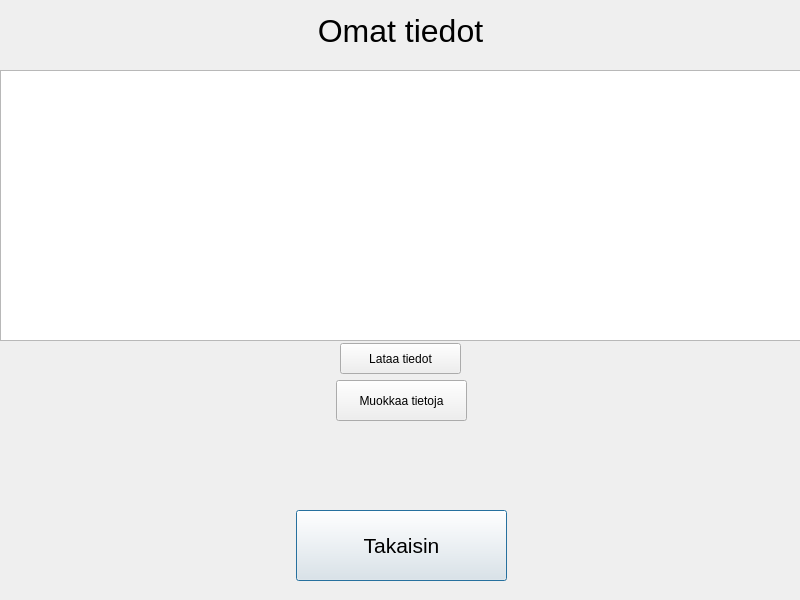
<?xml version="1.0" encoding="UTF-8"?>
<ui version="4.0">
 <class>TietoWindow</class>
 <widget class="QDialog" name="TietoWindow">
  <property name="geometry">
   <rect>
    <x>0</x>
    <y>0</y>
    <width>800</width>
    <height>600</height>
   </rect>
  </property>
  <property name="windowTitle">
   <string>Omat tiedot</string>
  </property>
  <widget class="QPushButton" name="btnBack">
   <property name="geometry">
    <rect>
     <x>296</x>
     <y>510</y>
     <width>211</width>
     <height>71</height>
    </rect>
   </property>
   <property name="font">
    <font>
     <pointsize>16</pointsize>
    </font>
   </property>
   <property name="text">
    <string>Takaisin</string>
   </property>
  </widget>
  <widget class="QPushButton" name="btnMuokkaa">
   <property name="geometry">
    <rect>
     <x>336</x>
     <y>380</y>
     <width>131</width>
     <height>41</height>
    </rect>
   </property>
   <property name="text">
    <string>Muokkaa tietoja</string>
   </property>
   <property name="default">
    <bool>false</bool>
   </property>
   <property name="flat">
    <bool>false</bool>
   </property>
  </widget>
  <widget class="QLabel" name="label">
   <property name="geometry">
    <rect>
     <x>0</x>
     <y>10</y>
     <width>801</width>
     <height>41</height>
    </rect>
   </property>
   <property name="font">
    <font>
     <pointsize>24</pointsize>
    </font>
   </property>
   <property name="text">
    <string>Omat tiedot</string>
   </property>
   <property name="alignment">
    <set>Qt::AlignCenter</set>
   </property>
  </widget>
  <widget class="QPushButton" name="btnLoad">
   <property name="geometry">
    <rect>
     <x>340</x>
     <y>343</y>
     <width>121</width>
     <height>31</height>
    </rect>
   </property>
   <property name="text">
    <string>Lataa tiedot</string>
   </property>
  </widget>
  <widget class="QTextEdit" name="textInfo">
   <property name="geometry">
    <rect>
     <x>0</x>
     <y>70</y>
     <width>801</width>
     <height>271</height>
    </rect>
   </property>
   <property name="font">
    <font>
     <pointsize>24</pointsize>
    </font>
   </property>
   <property name="autoFillBackground">
    <bool>true</bool>
   </property>
   <property name="readOnly">
    <bool>true</bool>
   </property>
  </widget>
 </widget>
 <resources/>
 <connections/>
</ui>
